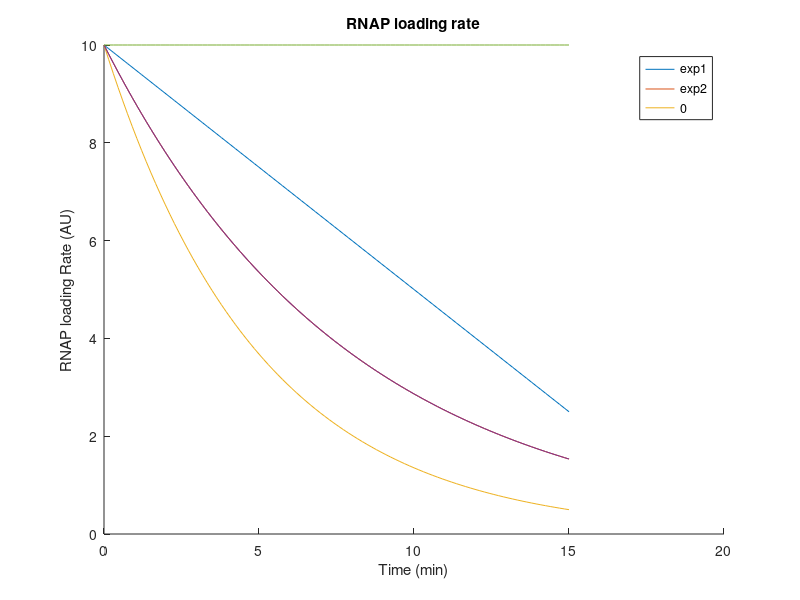
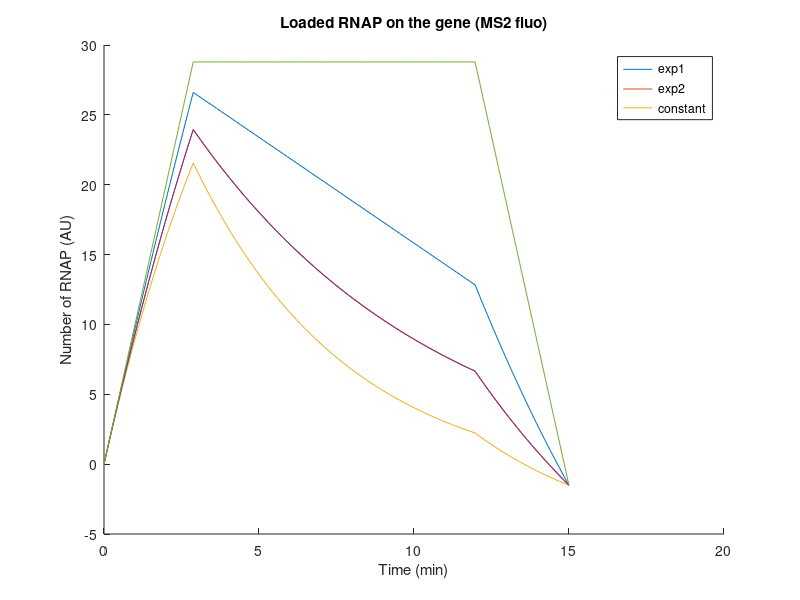

Reproduce these figures in MATLAB, in order.
function SimulateRNAPLoading

% AUTHOR : Yang Joon Kim (yjkim90@berkeley.edu)
% DESCRIPTION :
% This script is for simulating MS2 traces based on specific RNAP loading
% rate profile (time trace). Now, I will assume that it's nc 13 (~ 15 min), 
% and the elongation rate as Garcia, 2013, (~1.5kb/min),
% and the gene length to be ~4.5kb, which gives us elongation time of 3
% min. So, the number of RNAPs loaded at time T should fall off at (T + 3)
% min. We assumed that the Txn starts at T=0, and ends in T=12 min.

% Define the rates
r1 = 10; % #/min
r2 = 3; % #/min
% Define the Time space
Time = linspace(0,15,100);
Tstop = 12; % min
Telongate = 3; % min
dt = Time(2)-Time(1);
deltaT = ceil(Telongate/dt);
N = zeros((size(Time)));
N2 = zeros((size(Time)));

% 1) linear rate
Rate = 10*(ones(size(Time)))-0.5*Time;

% 2) exponetial rate
% Amp = 10;
% Decay = 10;

Amp2 = 10;
Decay2 = 8;

% 3) Gaussian rate (or Dirac-Delta function-like?)

% Rate = Amp*exp(-(Time)/Decay);
Rate2 = Amp2*exp(-(Time)/Decay2);

% 4) parabola rate
%Rate = (15*(ones(size(Time)))-Time).^2 /22;

% Calculate the number of RNAP on the gene
% In here, we consider the falling off rate to be same as the loading rate
% in the past (T-T_elongation)
for i=2:length(Time)
    if Time(i)<3
        N(i) = N(i-1) + Rate(i)*dt;
    elseif Time(i)>=3 && Time(i) < Tstop
        N(i) = N(i-1) + Rate(i)*dt - Rate(i-deltaT)*dt;
    else
        N(i) = N(i-1) - Rate(i-deltaT)*dt;
    end
end

for i=2:length(Time)
    if Time(i)<3
        N2(i) = N2(i-1) + Rate2(i)*dt;
    elseif Time(i)>=3 && Time(i) < Tstop
        N2(i) = N2(i-1) + Rate2(i)*dt - Rate2(i-deltaT)*dt;
    else
        N2(i) = N2(i-1) - Rate2(i-deltaT)*dt;
    end
end

figure(1) 
hold on
plot(Time,Rate)
plot(Time,Rate2)

title('RNAP loading rate')
xlabel('Time (min)')
ylabel('RNAP loading Rate (AU)')
legend('linear','exp')
%% Plot the Number of RNAP loaded on the gene
figure(2)
hold on
plot(Time,N)
plot(Time,N2)

title('Loaded RNAP on the gene (MS2 fluo)')
xlabel('Time (min)')
ylabel('Number of RNAP (AU)')
legend('linear','exp')

%% Test different scenarios to break the model
% First, I will think about how adding more Repressor binding sites would
% change the r(t) form
N0 = zeros((size(Time)));
N = zeros((size(Time)));
N2 = zeros((size(Time)));

% 1) linear rate
%Rate = 10*(ones(size(Time)))-0.5*Time;

% 2) exponetial rate
Amp = 10;
Decay = 5;

Amp2 = 10;
Decay2 = 8;

Rate = Amp*exp(-(Time)/Decay);
Rate2 = Amp2*exp(-(Time)/Decay2);

% 3) Gaussian rate (or Dirac-Delta function-like?)

% 4) parabola rate
%Rate = (15*(ones(size(Time)))-Time).^2 /22;

% Calculate the number of RNAP on the gene
% In here, we consider the falling off rate to be same as the loading rate
% in the past (T-T_elongation)

Rate0 = Amp*(ones(size(Time)));
for i=2:length(Time)
    if Time(i)<3
        N0(i) = N0(i-1) + Rate0(i)*dt;
    elseif Time(i)>=3 && Time(i) < Tstop
        N0(i) = N0(i-1) + Rate0(i)*dt - Rate0(i-deltaT)*dt;
    else
        N0(i) = N0(i-1) - Rate0(i-deltaT)*dt;
    end
end

for i=2:length(Time)
    if Time(i)<3
        N(i) = N(i-1) + Rate(i)*dt;
    elseif Time(i)>=3 && Time(i) < Tstop
        N(i) = N(i-1) + Rate(i)*dt - Rate(i-deltaT)*dt;
    else
        N(i) = N(i-1) - Rate(i-deltaT)*dt;
    end
end

for i=2:length(Time)
    if Time(i)<3
        N2(i) = N2(i-1) + Rate2(i)*dt;
    elseif Time(i)>=3 && Time(i) < Tstop
        N2(i) = N2(i-1) + Rate2(i)*dt - Rate2(i-deltaT)*dt;
    else
        N2(i) = N2(i-1) - Rate2(i-deltaT)*dt;
    end
end

figure(1) 
hold on
plot(Time,Rate)
plot(Time,Rate2)
plot(Time,Rate0)

title('RNAP loading rate')
xlabel('Time (min)')
ylabel('RNAP loading Rate (AU)')
legend('exp1','exp2','0')
%% Plot the Number of RNAP loaded on the gene
figure(2)
hold on
plot(Time,N)
plot(Time,N2)
plot(Time,N0)

title('Loaded RNAP on the gene (MS2 fluo)')
xlabel('Time (min)')
ylabel('Number of RNAP (AU)')
legend('exp1','exp2','constant')
end